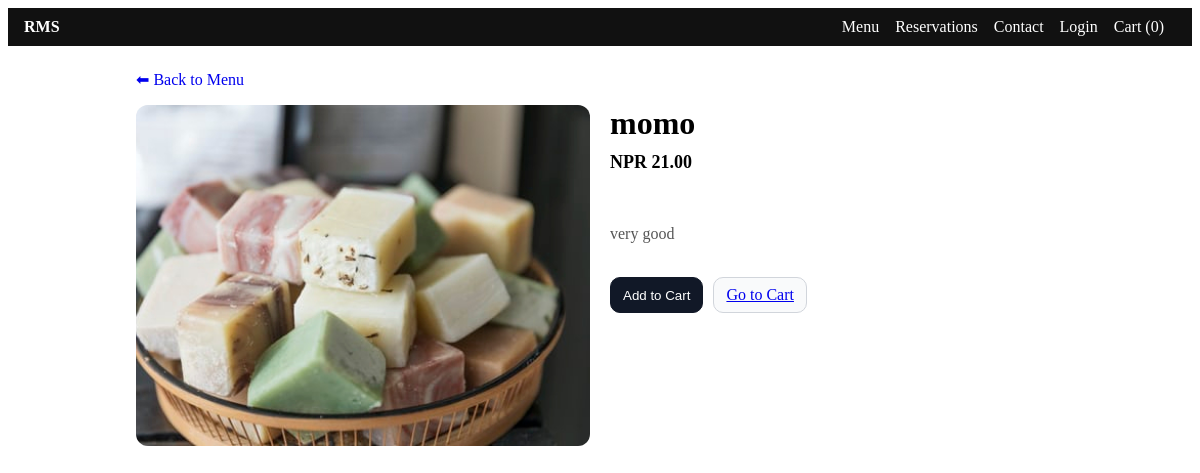
The page /menu/2/ on the database its author committed.
### menu/models.py (models this page shows, shortened)
class MenuItem(models.Model):
    category = models.ForeignKey(MenuCategory, on_delete=models.CASCADE, related_name='items')
    name = models.CharField(max_length=200)
    description = models.TextField(blank=True)
    price = models.DecimalField(max_digits=10, decimal_places=2)
    image = models.ImageField(upload_to='menu_items/', null=True, blank=True)
    is_vegetarian = models.BooleanField(default=False)
    is_available = models.BooleanField(default=True)
    preparation_time = models.PositiveIntegerField(default=15, help_text="Minutes")
    sort_order = models.PositiveIntegerField(default=0)
    created_at = models.DateTimeField(auto_now_add=True)
    class Meta:
        ordering = ['sort_order', 'name']

### storefront/views.py (the view)
# urls.py: path("menu/<int:item_id>/", views.menu_item, name="menu-item"),
def menu_item(request, item_id: int):
    if MenuItem is None:
        return render(request, "storefront/menu_item.html", _ctx("menu_item", item=None))
    item = get_object_or_404(MenuItem, pk=item_id)
    return render(request, "storefront/menu_item.html", _ctx("menu_item", item=item))

### storefront/context.py (called while the page is built)
def site_context(request):
    return {
        "SITE_NAME": getattr(settings, "SITE_NAME", "RMS Store"),
        "GA_MEASUREMENT_ID": getattr(settings, "GA_MEASUREMENT_ID", ""),
        "WHATSAPP_NUMBER": getattr(settings, "WHATSAPP_NUMBER", ""),
        "BRANCHES": getattr(settings, "BRANCHES", []),
        "DEFAULT_CURRENCY": getattr(settings, "DEFAULT_CURRENCY", "NPR"),
    }

### storefront/views.py (called while the page is built)
def _ctx(page: str | None = None, **kw):
    base = {"page": page or ""}
    base.update(kw)
    return base

### storefront/templates/storefront/menu_item.html (shortened to what this page needs)
{% extends "storefront/base.html" %}
{% load static %}
{% block content %}
  <div class="container" style="max-width:960px;margin:24px auto;">
    <a href="{% url 'storefront:menu' %}" style="text-decoration:none;">⬅ Back to Menu</a>
    <div style="display:grid;grid-template-columns:1fr 1fr;gap:20px;margin-top:16px;">
      <div>
        <div style="aspect-ratio:4/3;background:#f7f7f7;display:flex;align-items:center;justify-content:center;border-radius:12px;overflow:hidden;">
          {% if item and item.image %}
            <img src="{{ item.image.url }}" alt="{{ item.name }}" style="width:100%;height:100%;object-fit:cover;">
          {% else %}
            <img src="{% static 'storefront/img/placeholder.jpg' %}" alt="" style="width:60%;opacity:.6;">
          {% endif %}
        </div>
      </div>
      <div>
        <h1 style="margin:0 0 10px;">{% if item %}{{ item.name }}{% else %}Item{% endif %}</h1>
        <div style="margin:8px 0 16px;">
          <strong style="font-size:18px;">
            {% if item %}
              {{ DEFAULT_CURRENCY|default:"NPR" }} {{ item.price }}
            {% else %}
              {{ DEFAULT_CURRENCY|default:"NPR" }} —
            {% endif %}
          </strong>
        </div>
        <p style="color:#555;white-space:pre-line;">
          {% if item and item.description %}
            {{ item.description }}
          {% else %}
            No description available.
          {% endif %}
        </p>
        {% if item %}
          <div style="margin-top:16px;display:flex;gap:10px;">
            <button
              type="button"
              class="btn btn-primary add-to-cart"
              data-id="{{ item.id }}"
              data-name="{{ item.name|escape }}"
              data-price="{{ item.price }}"
              data-image="{% if item.image %}{{ item.image.url }}{% endif %}"
            >Add to Cart</button>
            <a href="{% url 'storefront:cart' %}" class="btn btn-secondary">Go to Cart</a>
          </div>
        {% endif %}
      </div>
    </div>
  </div>
{% endblock %}

### storefront/static/storefront/styles.css (style rules this page uses)
.btn { border: 1px solid #d1d5db; background: #f9fafb; padding: 8px 12px; border-radius: 10px; cursor: pointer; }
.btn-primary { background: #111827; color: #fff; border-color: #111827; }
.container { max-width: 960px; margin: 24px auto; padding: 0 16px; }

### storefront/templates/storefront/base.html (style rules this page uses)
.container { max-width: 960px; margin: 24px auto; padding: 0 16px; }
input, select, button { padding:8px 12px; border-radius:8px; border:1px solid #d1d5db; }
button { cursor:pointer; background:#111; color:#fff; border-color:#111; }

### rows shown on the page
MenuItem: image (picture), name "momo", price "21.00", description "very good"

### other values the page prints
{{ DEFAULT_CURRENCY|default:"NPR" }} "NPR"
